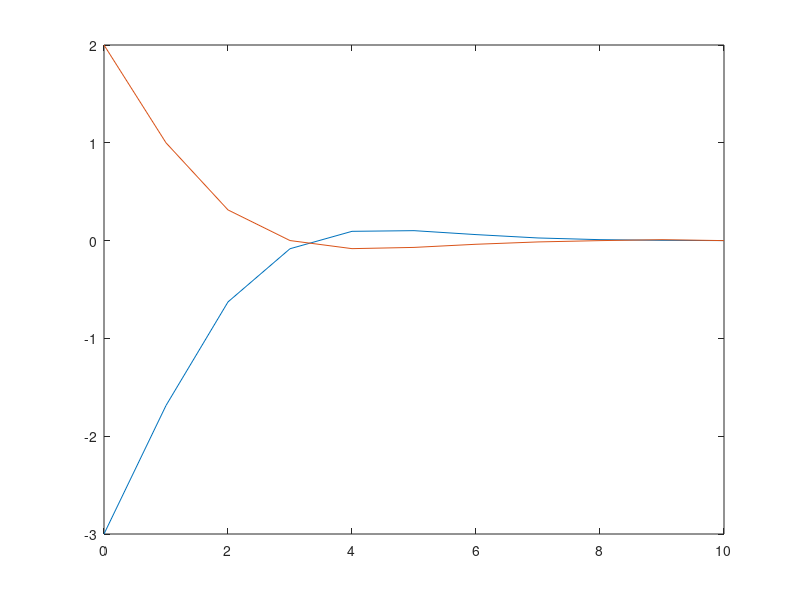
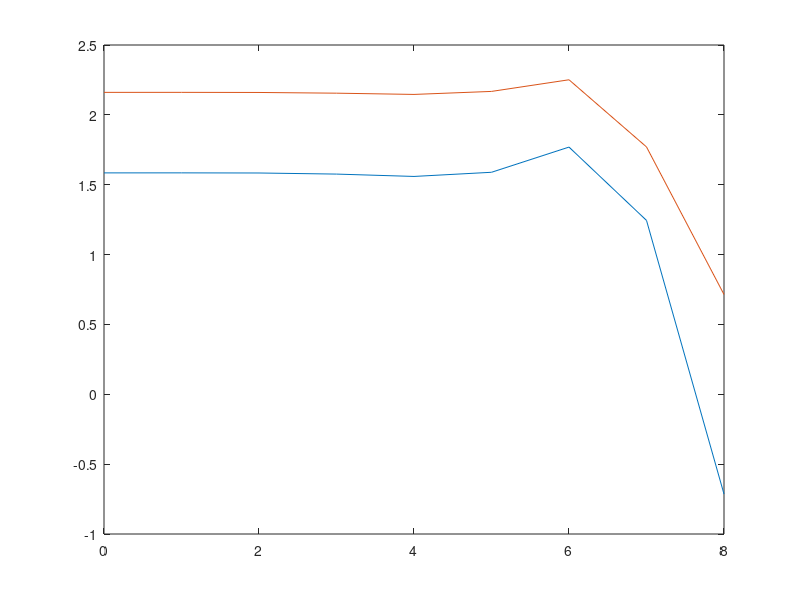
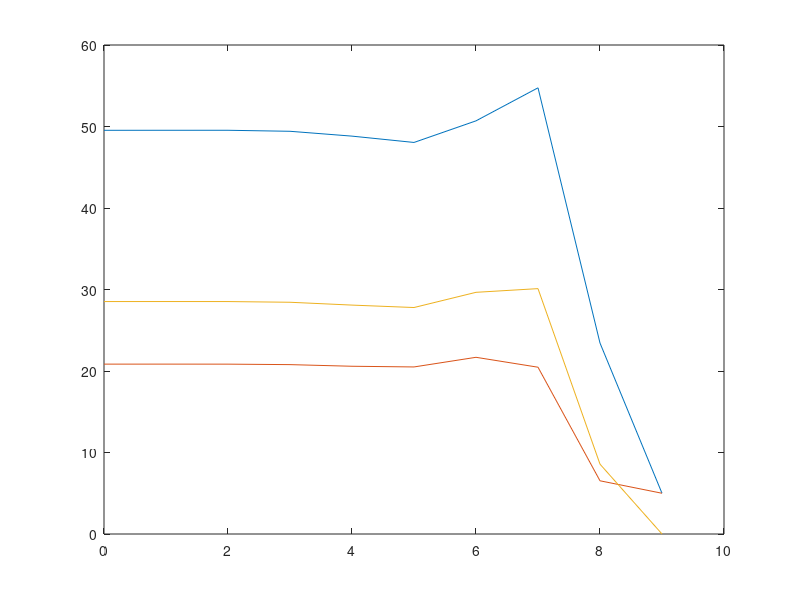

Reproduce these figures in MATLAB, in order.
close all;
clearvars;

A=[2 1;-1 1];B=[0;1];x0=[2;-3];P=zeros(2,2,10);K=zeros(1,2,9);
x=zeros(2,1,11);x(:,:,1)=x0;
P(:,:,10)=[5 0;0 5];R=2;Q=[2 0;0 0.1];
t=0:1:10;

for i=9:-1:1
    K(:,:,i)=(R+B'*P(:,:,i+1)*B)\B'*P(:,:,i+1)*A;
    P(:,:,i)=(A-B*K(:,:,i))'*P(:,:,i+1)*(A-B*K(:,:,i))+...
        Q+K(:,:,i)'*R*K(:,:,i);
end
for i=1:9
    x(:,:,i+1)=A*x(:,:,i)-B*K(:,:,i)*x(:,:,i);
end

figure
plot(t,squeeze(x(2,1,:)))
hold on
plot(t,squeeze(x(1,1,:)))

figure
plot(t(1:end-2),squeeze(K(1,1,:)))
hold on
plot(t(1:end-2),squeeze(K(1,2,:)))

figure
plot(t(1:end-1),squeeze(P(1,1,:)))
hold on
plot(t(1:end-1),squeeze(P(2,2,:)))
hold on
plot(t(1:end-1),squeeze(P(1,2,:)))
for i=1:9
    x(:,:,i+1)=A*x(:,:,i)-B*K(:,:,i)*x(:,:,i+1);
end
